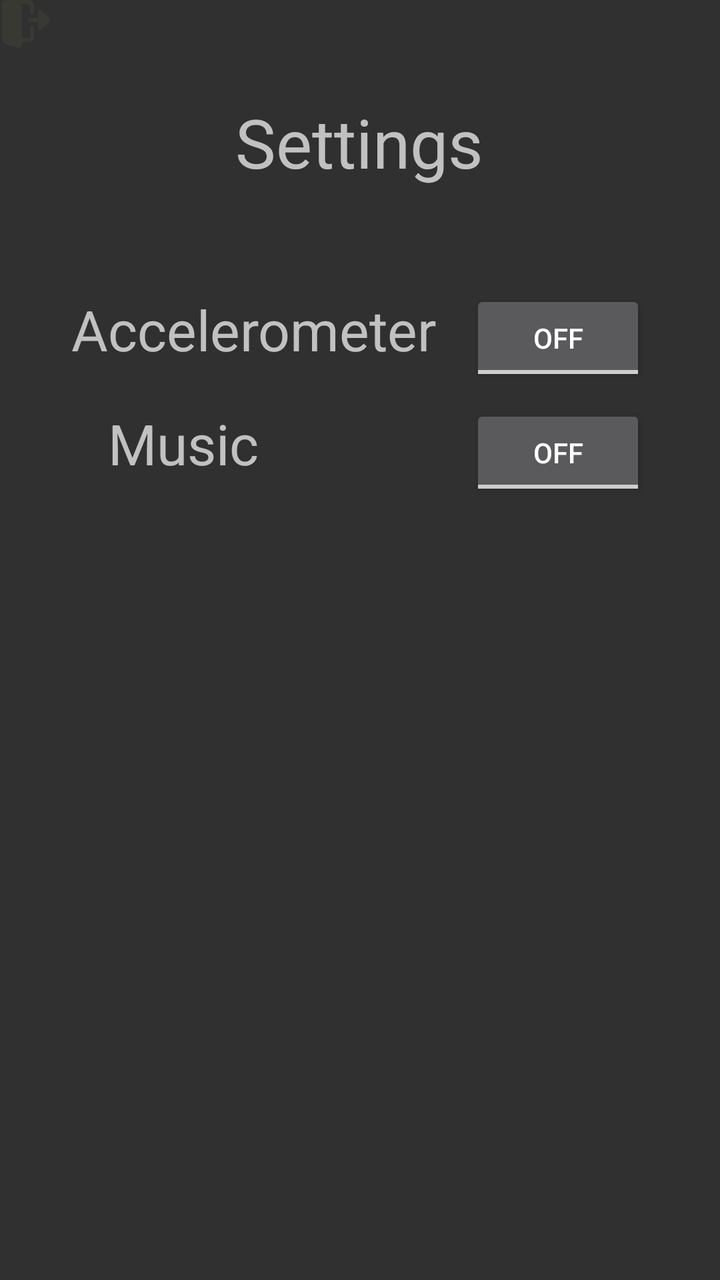
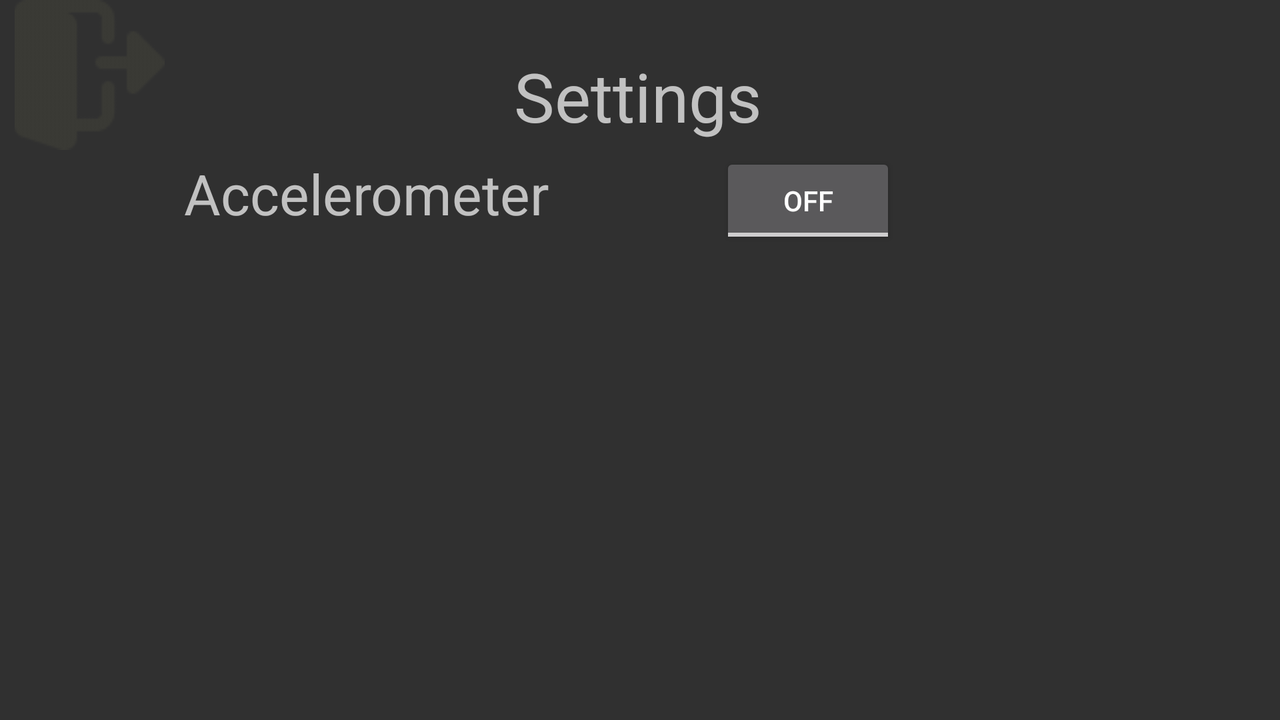

Compare how this app lays out the same screen by default and in its alternative resource folder. The renders come first, then the two layout files and the values they reference.
<!-- AndroidManifest.xml: application theme Theme.AppCompat.NoActionBar -->
<!-- res/layout/fragment_settings.xml -->
<?xml version="1.0" encoding="utf-8"?>
<androidx.constraintlayout.widget.ConstraintLayout xmlns:android="http://schemas.android.com/apk/res/android"
    xmlns:app="http://schemas.android.com/apk/res-auto"
    xmlns:tools="http://schemas.android.com/tools"
    android:layout_width="match_parent"
    android:layout_height="match_parent"
    android:background="@drawable/background_menu"
    tools:context=".Fragments.SettingsFragment">

    <TextView
        android:id="@+id/tvSettings"
        android:layout_width="wrap_content"
        android:layout_height="wrap_content"
        android:text="@string/settings"
        android:textSize="34sp"
        app:layout_constraintBottom_toBottomOf="parent"
        app:layout_constraintEnd_toEndOf="parent"
        app:layout_constraintHorizontal_bias="0.498"
        app:layout_constraintStart_toStartOf="parent"
        app:layout_constraintTop_toTopOf="parent"
        app:layout_constraintVertical_bias="0.081" />

    <ToggleButton
        android:id="@+id/tbAccelerometer"
        android:layout_width="wrap_content"
        android:layout_height="wrap_content"
        app:layout_constraintBottom_toBottomOf="parent"
        app:layout_constraintEnd_toEndOf="parent"
        app:layout_constraintHorizontal_bias="0.308"
        app:layout_constraintStart_toEndOf="@+id/tvAccelerometer"
        app:layout_constraintTop_toTopOf="parent"
        app:layout_constraintVertical_bias="0.245" />

    <TextView
        android:id="@+id/tvAccelerometer"
        android:layout_width="wrap_content"
        android:layout_height="wrap_content"
        android:text="@string/accelerometer"
        android:textSize="28sp"
        app:layout_constraintBottom_toBottomOf="parent"
        app:layout_constraintEnd_toEndOf="parent"
        app:layout_constraintHorizontal_bias="0.201"
        app:layout_constraintStart_toStartOf="parent"
        app:layout_constraintTop_toTopOf="parent"
        app:layout_constraintVertical_bias="0.242" />

    <ToggleButton
        android:id="@+id/tbMusic"
        android:layout_width="wrap_content"
        android:layout_height="wrap_content"
        app:layout_constraintBottom_toBottomOf="parent"
        app:layout_constraintEnd_toEndOf="parent"
        app:layout_constraintHorizontal_bias="0.308"
        app:layout_constraintStart_toEndOf="@+id/tvAccelerometer"
        app:layout_constraintTop_toTopOf="parent"
        app:layout_constraintVertical_bias="0.342" />

    <TextView
        android:id="@+id/tvMusic"
        android:layout_width="wrap_content"
        android:layout_height="wrap_content"
        android:text="Music"
        android:textSize="28sp"
        app:layout_constraintBottom_toBottomOf="parent"
        app:layout_constraintEnd_toEndOf="parent"
        app:layout_constraintHorizontal_bias="0.19"
        app:layout_constraintStart_toStartOf="parent"
        app:layout_constraintTop_toTopOf="parent"
        app:layout_constraintVertical_bias="0.337" />

    <ImageView
        android:id="@+id/ivBackSettings"
        android:layout_width="wrap_content"
        android:layout_height="wrap_content"
        android:adjustViewBounds="true"
        android:background="@drawable/effect_button_image"
        android:maxWidth="65dp"
        android:maxHeight="60dp"
        android:scaleType="centerInside"
        android:src="@drawable/back_icon"
        app:layout_constraintBottom_toBottomOf="parent"
        app:layout_constraintEnd_toEndOf="parent"
        app:layout_constraintHorizontal_bias="0.003"
        app:layout_constraintStart_toStartOf="parent"
        app:layout_constraintTop_toTopOf="parent"
        app:layout_constraintVertical_bias="0.0"
        android:contentDescription="@string/todo" />
</androidx.constraintlayout.widget.ConstraintLayout>
<!-- resources referenced by this layout -->
<resources>
  <!-- drawable back_icon: png bitmap (drawable, 3767 bytes) -->
  <!-- drawable effect_button_image (drawable) -->
  <?xml version="1.0" encoding="utf-8"?>
  <ripple xmlns:android="http://schemas.android.com/apk/res/android"
      android:color="@color/light_blue_900">
  
      <item
          android:id="@android:id/mask"
          android:drawable="@color/light_blue_900"/>
  
  </ripple>
  <string name="accelerometer">Accelerometer</string>
  <string name="settings">Settings</string>
  <string name="todo">TODO</string>
  <color name="light_blue_900">#FF01579B</color>
</resources>
<!-- res/layout-land/fragment_settings.xml (the repository's variant of the layout above) -->
<!-- drawn on the phone turned sideways -->
<?xml version="1.0" encoding="utf-8"?>
<androidx.constraintlayout.widget.ConstraintLayout xmlns:android="http://schemas.android.com/apk/res/android"
    xmlns:app="http://schemas.android.com/apk/res-auto"
    xmlns:tools="http://schemas.android.com/tools"
    android:layout_width="match_parent"
    android:layout_height="match_parent"
    android:background="@drawable/background_menu"
    tools:context=".Fragments.SettingsFragment">

    <TextView
        android:id="@+id/textView6"
        android:layout_width="wrap_content"
        android:layout_height="wrap_content"
        android:text="Settings"
        android:textSize="34sp"
        app:layout_constraintBottom_toBottomOf="parent"
        app:layout_constraintEnd_toEndOf="parent"
        app:layout_constraintHorizontal_bias="0.498"
        app:layout_constraintStart_toStartOf="parent"
        app:layout_constraintTop_toTopOf="parent"
        app:layout_constraintVertical_bias="0.081" />

    <ToggleButton
        android:id="@+id/swAccelerometer"
        android:layout_width="wrap_content"
        android:layout_height="wrap_content"
        app:layout_constraintBottom_toBottomOf="parent"
        app:layout_constraintEnd_toEndOf="parent"
        app:layout_constraintHorizontal_bias="0.308"
        app:layout_constraintStart_toEndOf="@+id/tvAccelerometer"
        app:layout_constraintTop_toTopOf="parent"
        app:layout_constraintVertical_bias="0.245" />

    <TextView
        android:id="@+id/tvAccelerometer"
        android:layout_width="wrap_content"
        android:layout_height="wrap_content"
        android:text="Accelerometer"
        android:textSize="28sp"
        app:layout_constraintBottom_toBottomOf="parent"
        app:layout_constraintEnd_toEndOf="parent"
        app:layout_constraintHorizontal_bias="0.201"
        app:layout_constraintStart_toStartOf="parent"
        app:layout_constraintTop_toTopOf="parent"
        app:layout_constraintVertical_bias="0.242" />

    <ImageView
        android:id="@+id/ivBackSettings"
        android:layout_width="86dp"
        android:layout_height="75dp"
        android:background="@drawable/effect_button_image"
        android:src="@drawable/back_icon"
        app:layout_constraintBottom_toBottomOf="parent"
        app:layout_constraintEnd_toEndOf="parent"
        app:layout_constraintHorizontal_bias="0.003"
        app:layout_constraintStart_toStartOf="parent"
        app:layout_constraintTop_toTopOf="parent"
        app:layout_constraintVertical_bias="0.0" />
</androidx.constraintlayout.widget.ConstraintLayout>
<!-- resources referenced by the variant -->
<!-- as the phone turned sideways resolves them -->
<resources>
  <!-- drawable back_icon: png bitmap (drawable, 3767 bytes) -->
  <!-- drawable effect_button_image (drawable) -->
  <?xml version="1.0" encoding="utf-8"?>
  <ripple xmlns:android="http://schemas.android.com/apk/res/android"
      android:color="@color/light_blue_900">
  
      <item
          android:id="@android:id/mask"
          android:drawable="@color/light_blue_900"/>
  
  </ripple>
  <color name="light_blue_900">#FF01579B</color>
</resources>
